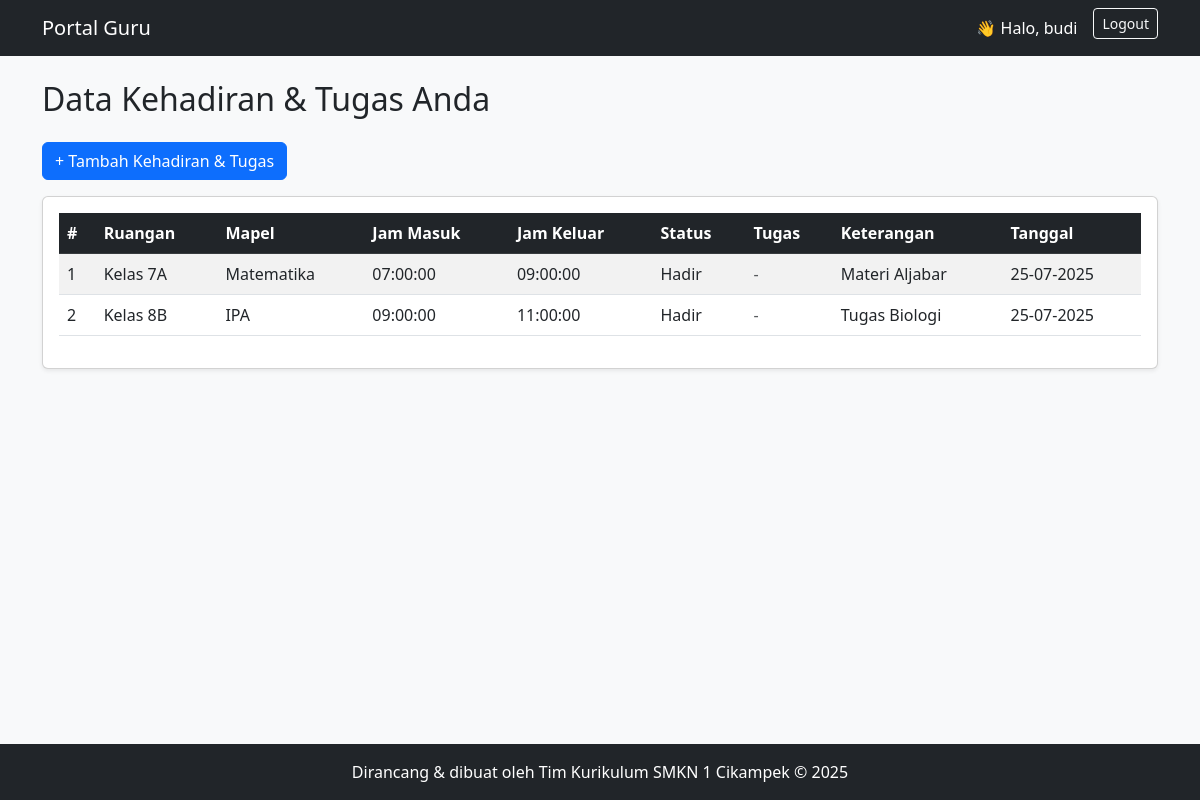
The app's page /dashboard.php (signed in) with its own data.
### tables this page shows
CREATE TABLE IF NOT EXISTS kehadiran_guru13 (
  id INT AUTO_INCREMENT PRIMARY KEY,
  ruangan_kelas VARCHAR(100) NOT NULL,
  nama_guru VARCHAR(100) NOT NULL,
  mata_pelajaran VARCHAR(100) NOT NULL,
  jam_masuk TIME NOT NULL,
  jam_keluar TIME NOT NULL,
  status_kehadiran ENUM('Hadir', 'Izin', 'Sakit') NOT NULL,
  tugas VARCHAR(255) DEFAULT NULL,
  keterangan_tugas TEXT,
  tanggal DATE DEFAULT CURRENT_DATE
);

### dashboard.php (the view, shortened to what this page needs)
<?php
include 'koneksi.php';
$nama_guru = $_SESSION['username'];
$result = $conn->query("SELECT * FROM kehadiran_guru13 WHERE nama_guru='$nama_guru' ORDER BY tanggal DESC");
?>
<!DOCTYPE html>
<html lang="id">
<head>
  <link href="https://cdn.jsdelivr.net/npm/bootstrap@5.3.0/dist/css/bootstrap.min.css" rel="stylesheet">
</head>
<body class="bg-light">
<nav class="navbar navbar-expand-lg navbar-dark bg-dark">
  <div class="container">
    <a class="navbar-brand" href="#">Portal Guru</a>
    <div class="collapse navbar-collapse justify-content-end" id="navbarNav">
      <ul class="navbar-nav">
        <li class="nav-item">
          <span class="nav-link text-white">👋 Halo, <?= htmlspecialchars($nama_guru) ?></span>
        </li>
        <li class="nav-item">
          <a href="logout.php" class="btn btn-outline-light btn-sm ms-2">Logout</a>
        </li>
      </ul>
    </div>
  </div>
</nav>
<main class="container py-4">
  <h2 class="mb-4">Data Kehadiran & Tugas Anda</h2>
  <a href="index.php" class="btn btn-primary mb-3">+ Tambah Kehadiran & Tugas</a>
  <div class="card shadow-sm">
    <div class="card-body table-responsive">
      <table class="table table-striped">
        <thead class="table-dark">
          <tr>
            <th>#</th>
            <th>Ruangan</th>
            <th>Mapel</th>
            <th>Jam Masuk</th>
            <th>Jam Keluar</th>
            <th>Status</th>
            <th>Tugas</th>
            <th>Keterangan</th>
            <th>Tanggal</th>
          </tr>
        </thead>
        <tbody>
        <?php $no=1; while ($row = $result->fetch_assoc()): ?>
          <tr>
            <td><?= $no++ ?></td>
            <td><?= htmlspecialchars($row['ruangan_kelas']) ?></td>
            <td><?= htmlspecialchars($row['mata_pelajaran']) ?></td>
            <td><?= htmlspecialchars($row['jam_masuk']) ?></td>
            <td><?= htmlspecialchars($row['jam_keluar']) ?></td>
            <td><?= htmlspecialchars($row['status_kehadiran']) ?></td>
            <td>
              <?php if ($row['tugas']): ?>
                <a href="uploads/<?= htmlspecialchars($row['tugas']) ?>" target="_blank" class="btn btn-sm btn-success">Download</a>
              <?php else: ?>
                <span class="text-muted">-</span>
              <?php endif; ?>
            </td>
            <td><?= htmlspecialchars($row['keterangan_tugas']) ?></td>
            <td><?= date('d-m-Y', strtotime($row['tanggal'])) ?></td>
          </tr>
        <?php endwhile; ?>
        </tbody>
      </table>
    </div>
  </div>
</main>
<footer class="bg-dark text-white text-center py-3">
  Dirancang & dibuat oleh Tim Kurikulum SMKN 1 Cikampek © <?= date('Y') ?>
</footer>
</body>
</html>

### dashboard.php (style rules this page uses)
html, body { height: 100%; }
body { display: flex; flex-direction: column; }
main { flex: 1; }

### records on screen
kehadiran_guru13: ruangan_kelas "Kelas 7A", mata_pelajaran "Matematika", jam_masuk "07:00:00", jam_keluar "09:00:00", status_kehadiran "Hadir", keterangan_tugas "Materi Aljabar", tanggal "25-07-2025"
kehadiran_guru13: ruangan_kelas "Kelas 8B", mata_pelajaran "IPA", jam_masuk "09:00:00", jam_keluar "11:00:00", status_kehadiran "Hadir", keterangan_tugas "Tugas Biologi", tanggal "25-07-2025"

### other values on screen
$nama_guru "budi"
